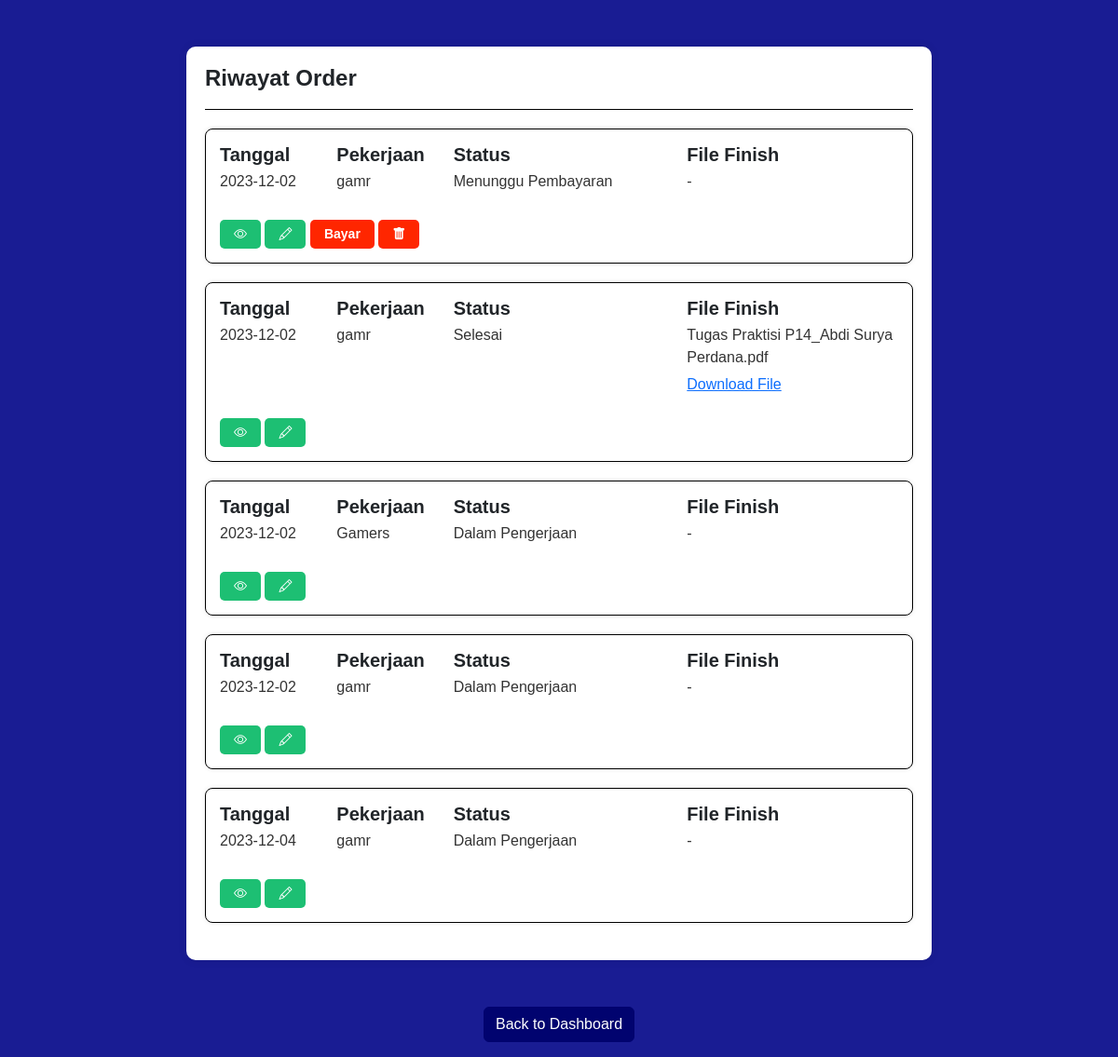
The page /riwayat_order.php (signed in) on the database as committed earlier.
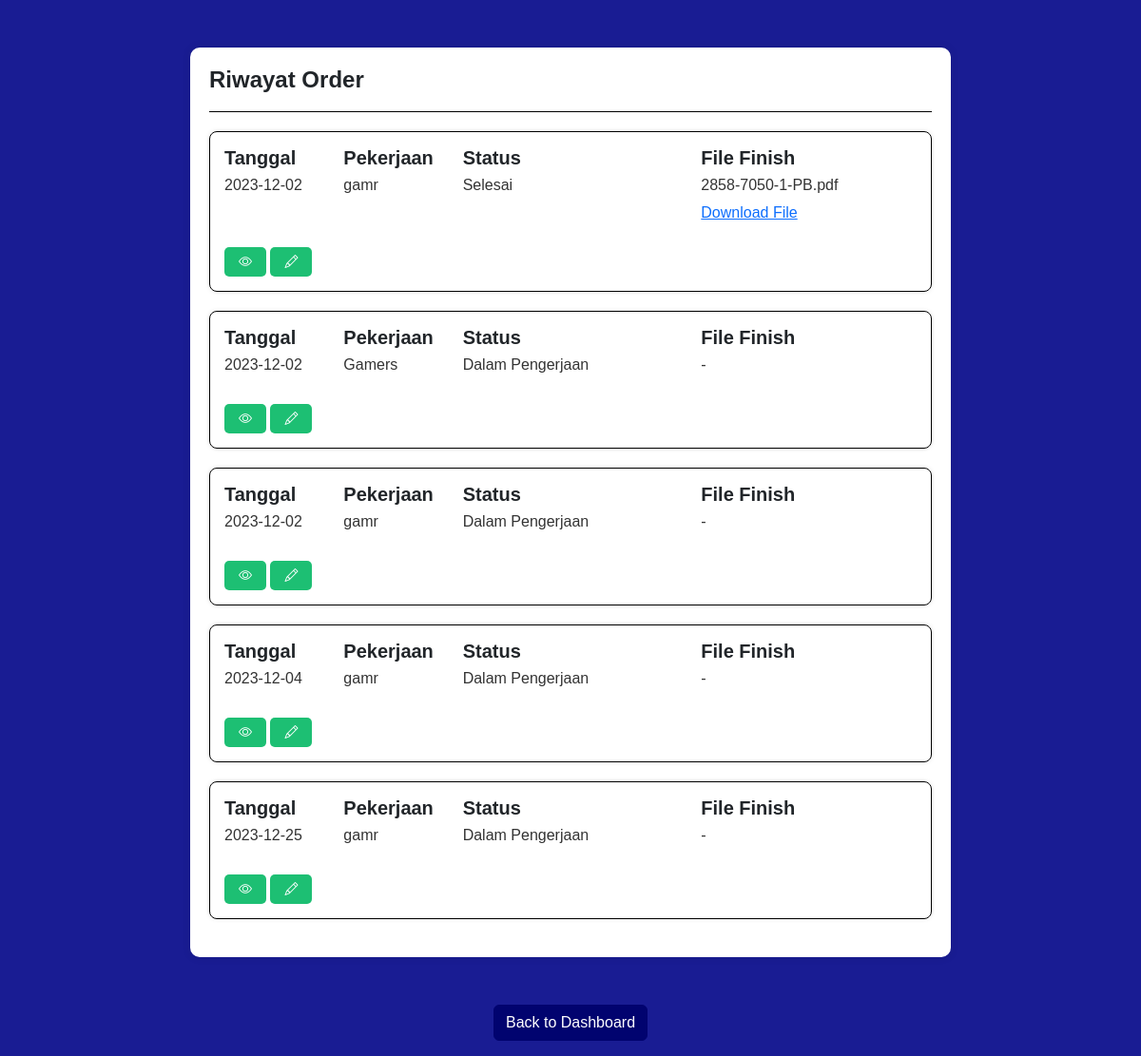
The same page on the database as committed later.
### tables this page shows
CREATE TABLE `order_table` (
  `id_order` int(11) NOT NULL,
  `klien_id` int(11) NOT NULL,
  `id_pekerjaan` int(11) DEFAULT NULL,
  `deskripsi_order` varchar(255) DEFAULT NULL,
  `file` varchar(255) NOT NULL,
  `status` enum('Menunggu Pembayaran','Dalam Pengerjaan','Selesai','Gagal') NOT NULL,
  `created_at` date NOT NULL DEFAULT current_timestamp(),
  `file_finish` varchar(255) NOT NULL
);

CREATE TABLE `pekerjaan` (
  `id_pekerjaan` int(11) NOT NULL,
  `freelancer_id` int(11) NOT NULL,
  `jenis_pekerjaan` varchar(255) NOT NULL,
  `deskripsi_order` text NOT NULL,
  `foto` varchar(255) NOT NULL,
  `skills` varchar(255) NOT NULL,
  `harga` varchar(255) NOT NULL,
  `status_pekerjaan` varchar(50) DEFAULT 'belum dipesan',
  `nohp` varchar(14) NOT NULL
);

### riwayat_order.php (the view, shortened to what this page needs)
<?php
include 'config.php';
if(isset($_SESSION['user_id'])) {
    $userId = $_SESSION['user_id'];
    $query = "SELECT order_table.id_order, order_table.created_at, order_table.status,
          pekerjaan.jenis_pekerjaan, order_table.deskripsi_order,
          users.name AS customer_name, freelancer.name AS freelancer_name,
          order_table.file_finish
          FROM order_table
          INNER JOIN users ON order_table.klien_id = users.id
          INNER JOIN pekerjaan ON order_table.id_pekerjaan = pekerjaan.id_pekerjaan
          INNER JOIN users AS freelancer ON pekerjaan.freelancer_id = freelancer.id
          WHERE users.id = ?";
    $stmt = $conn->prepare($query);
    $stmt->bind_param("i", $userId);
    $stmt->execute();
    $result = $stmt->get_result();
    if ($result->num_rows > 0) {
?>
<!DOCTYPE html>
<html lang="en">
<head>
    <link href="https://cdn.jsdelivr.net/npm/bootstrap@5.3.0/dist/css/bootstrap.min.css" rel="stylesheet">
    <link href="https://cdn.jsdelivr.net/npm/bootstrap-icons/font/bootstrap-icons.css" rel="stylesheet">
    <link rel="stylesheet" href="./assets/css/riwayat_order.css">
</head>
<body>
    <div class="order-container">
        <div class="order-header">
            <h2 class="text-center">Riwayat Order</h2>
        </div>
        <?php
        while ($row = $result->fetch_assoc()) {
            $orderId = $row['id_order'];
            $status = $row['status'];
            $jenisPekerjaan = $row['jenis_pekerjaan'];
            $fileFinish = $row['file_finish'];
?>
        <div class="order-item">
            <div class="row">
                <div class="col-md-2">
                    <h4>Tanggal</h4>
                    <p><?= $row['created_at'] ?></p>
                </div>
                <div class="col-md-2">
                    <h4>Pekerjaan</h4>
                    <p><?= $jenisPekerjaan ?></p>
                </div>
                <div class="col-md-4">
                    <h4>Status</h4>
                    <p><?= $row['status'] ?></p>
                </div>
                <div class="col-md-4">
                    <h4>File Finish</h4>
                    <p><?= $row['file_finish'] ?></p>
                    <?php if (!empty($fileFinish)) { ?>
                    <a href="assets/filefinish/<?= $fileFinish ?>" download="<?= $fileFinish ?>"
                        target="_blank">Download File</a>
                    <?php } else { ?>
                    <p>-</p>
                    <?php } ?>
                </div>
                <div class="col-md-4">
                    <br>
                    <button type="button" class="btn btn-details" data-bs-toggle="modal"
                        data-bs-target="#orderModal_<?= $orderId ?>"><i class="bi bi-eye"></i></button>
                    <button type="button" class="btn btn-details" data-bs-toggle="modal"
                        data-bs-target="#editModal_<?= $orderId ?>"><i class="bi bi-pencil"></i></button>
                    <?php if ($status === 'Menunggu Pembayaran') { ?>
                    <a href="halaman_pembayaran.php?order_id=<?= $orderId ?>" class="btn btn-bayar">Bayar</a>
                    <button type="button" class="btn btn-bayar" onclick="confirmDelete(<?= $orderId ?>)">
                        <i class="bi bi-trash-fill"></i>
                    </button>
                    <?php } else { ?>
                    <?php } ?>
                </div>
            </div>
        </div>
        <?php
        }
?>
    </div>
    <div class="text-center mt-2 mb-3">
        <a href="dashboard.php" class="btn btn-primary">Back to Dashboard</a>
    </div>
</body>
</html>
<?php
    } else {
        echo "Tidak ada data yang ditemukan.";
    }
} else {
    echo "User ID tidak ditemukan.";
}
?>

Rows that differ between the two databases and show on the page:
removed order_table: created_at "2023-12-02", id_pekerjaan.jenis_pekerjaan "gamr", status "Menunggu Pembayaran"
changed order_table "Selesai": file_finish "Tugas Praktisi P14_Abdi Surya Perdana.pdf" → "2858-7050-1-PB.pdf"
added order_table: created_at "2023-12-25", id_pekerjaan.jenis_pekerjaan "gamr", status "Dalam Pengerjaan"
